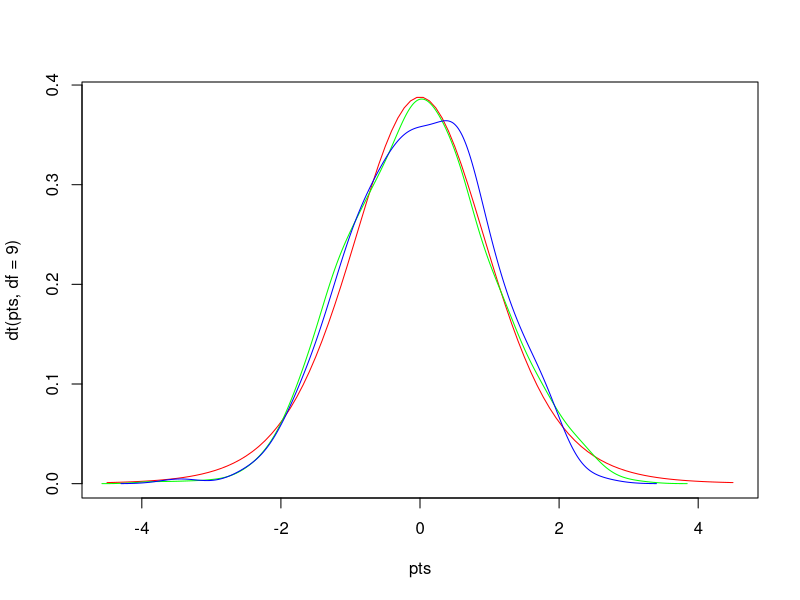

Write R code to recreate this figure.
x = rnorm(1000)
y = rnorm(300)
pts = seq(-4.5,4.5,length=100)
plot(pts,dt(pts,df=9),col='red',type='l')
lines(density(x), col='green')
lines(density(y), col='blue')
ttest = t.test(x,y)
x